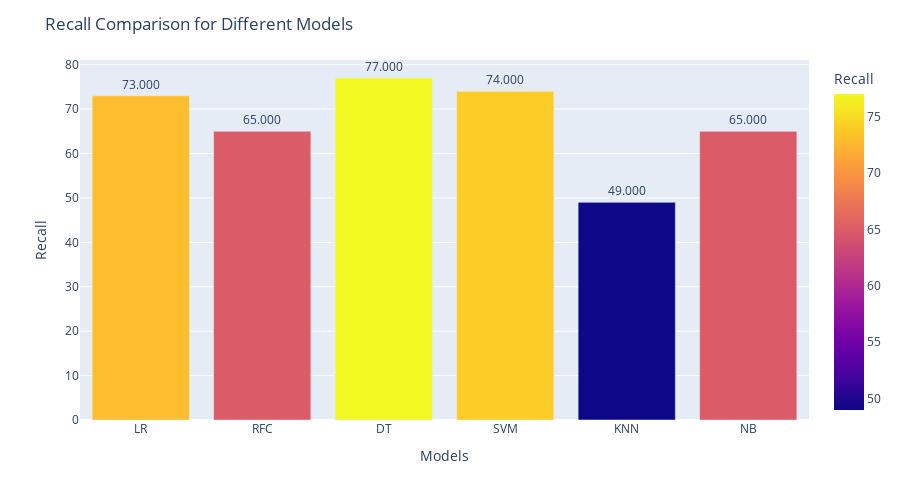

This figure's notebook cell:
### Code cell
import plotly.express as px

# Example data
models =['LR', 'RFC', 'DT', 'SVM','KNN','NB']
recall = [73, 65, 77, 74, 49, 65]

# Create a DataFrame
data_3 = {'Models': models, 'Recall': recall}
df_3 = pd.DataFrame(data_3)

# Bar plot using plotly
fig = px.bar(df_3, x='Models', y='Recall', text='Recall', color='Recall', height=500)
fig.update_traces(texttemplate='%{text:.3f}', textposition='outside')
fig.update_layout(title_text='Recall Comparison for Different Models', xaxis_title='Models', yaxis_title='Recall')
fig.show()

### Figure 1 — Plotly figure (JSON) as saved in the notebook; plotly's stock layout.template omitted (floating-point values rounded to 4 significant figures)
{"data": [{"alignmentgroup": "True", "hovertemplate": "Models=%{x}<br>Recall=%{marker.color}<extra></extra>", "legendgroup": "", "marker": {"color": [73, 65, 77, 74, 49, 65], "coloraxis": "coloraxis", "pattern": {"shape": ""}}, "name": "", "offsetgroup": "", "orientation": "v", "showlegend": false, "text": [73, 65, 77, 74, 49, 65], "textposition": "outside", "texttemplate": "%{text:.3f}", "type": "bar", "x": ["LR", "RFC", "DT", "SVM", "KNN", "NB"], "xaxis": "x", "y": [73, 65, 77, 74, 49, 65], "yaxis": "y"}], "layout": {"barmode": "relative", "coloraxis": {"colorbar": {"title": {"text": "Recall"}}, "colorscale": [[0, "#0d0887"], [0.1111, "#46039f"], [0.2222, "#7201a8"], [0.3333, "#9c179e"], [0.4444, "#bd3786"], [0.5556, "#d8576b"], [0.6667, "#ed7953"], [0.7778, "#fb9f3a"], [0.8889, "#fdca26"], [1, "#f0f921"]]}, "height": 500, "legend": {"tracegroupgap": 0}, "margin": {"t": 60}, "title": {"text": "Recall Comparison for Different Models"}, "xaxis": {"anchor": "y", "domain": [0, 1], "title": {"text": "Models"}}, "yaxis": {"anchor": "x", "domain": [0, 1], "title": {"text": "Recall"}}}}
